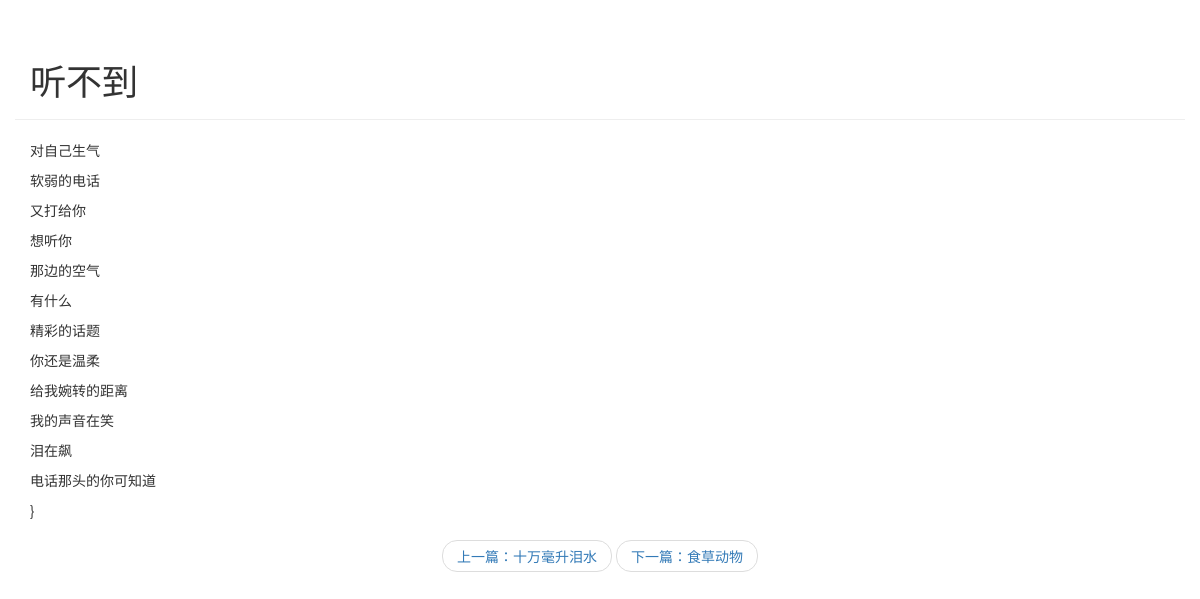
Page /blog/detail/5 on the committed database.
### blog/models.py (models this page shows, shortened)
class Article(models.Model):
    article_id = models.AutoField(primary_key=True)
    title = models.TextField()
    brief_content = models.TextField()
    content = models.TextField()
    publish_date = models.DateTimeField(auto_created=True)

### blog/views.py (the view)
# urls.py: path('detail/<int:article_id>', blog.views.get_detail_page)
def get_detail_page(request, article_id):
    all_article = Article.objects.all()
    curr_article = None
    previous_index = 0
    next_index = 0
    previous_article = None
    next_article = None
    for index, article in enumerate(all_article):
        if index == 0:
            previous_index = 0
            next_index = index + 1
        elif index == len(all_article) - 1:
            previous_index = index - 1
            next_index = index
        else:
            previous_index = index - 1
            next_index = index + 1
        if article.article_id == article_id:
            curr_article = article
            previous_article = all_article[previous_index]
            next_article = all_article[next_index]
            break
    section_list = curr_article.content.split('\n')
    return render(request, 'blog/detail.html',
                  {
                      'curr_article': curr_article,
                      'section_list': section_list,
                      'previous_article': previous_article,
                      'next_article': next_article
                  }
                  )

### blog/templates/blog/detail.html (shortened to what this page needs)
<!DOCTYPE html>
<html lang="en">
<head>
    <link rel="stylesheet" href="https://cdn.jsdelivr.net/npm/bootstrap@3.3.7/dist/css/bootstrap.min.css">
</head>
<body>
<div class="container page-header">
    <h1>
        {{ curr_article.title }}
    </h1>
</div>
<div class="container page-main">
        <div>
            {% for section in section_list %}
            <p>{{ section }}</p>
            {% endfor %}}
        </div>
</div>
<div>
    <nav aria-label="...">
  <ul class="pager">
    <li><a href="/blog/detail/{{ previous_article.article_id}}">上一篇：{{ previous_article.title }}</a></li>
    <li><a href="/blog/detail/{{ next_article.article_id }}">下一篇：{{ next_article.title }}</a></li>
  </ul>
</nav>
</div>
</body>
</html>

### rows in the picture
Article: title "听不到"
Article: title "十万毫升泪水"
Article: title "食草动物"

### other values in the picture
{{ section }} "对自己生气" "软弱的电话" "又打给你" "想听你" "那边的空气" "有什么" "精彩的话题" "你还是温柔" "给我婉转的距离" "我的声音在笑" "泪在飙" "电话那头的你可知道"
